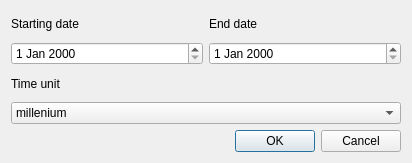
<?xml version="1.0" encoding="UTF-8"?>
<ui version="4.0">
 <class>NewTimeline</class>
 <widget class="QDialog" name="NewTimeline">
  <property name="geometry">
   <rect>
    <x>0</x>
    <y>0</y>
    <width>412</width>
    <height>163</height>
   </rect>
  </property>
  <property name="windowTitle">
   <string>Dialog</string>
  </property>
  <layout class="QVBoxLayout" name="verticalLayout_6">
   <item>
    <layout class="QVBoxLayout" name="verticalLayout_5">
     <item>
      <layout class="QHBoxLayout" name="horizontalLayout">
       <item>
        <layout class="QVBoxLayout" name="verticalLayout">
         <item>
          <widget class="QLabel" name="label">
           <property name="text">
            <string>Starting date</string>
           </property>
          </widget>
         </item>
         <item>
          <widget class="QDateEdit" name="StartDate"/>
         </item>
        </layout>
       </item>
       <item>
        <layout class="QVBoxLayout" name="verticalLayout_2">
         <item>
          <widget class="QLabel" name="label_2">
           <property name="text">
            <string>End date</string>
           </property>
          </widget>
         </item>
         <item>
          <widget class="QDateEdit" name="EndDate"/>
         </item>
        </layout>
       </item>
      </layout>
     </item>
     <item>
      <layout class="QHBoxLayout" name="horizontalLayout_2">
       <item>
        <layout class="QVBoxLayout" name="verticalLayout_3">
         <item>
          <widget class="QLabel" name="label_3">
           <property name="text">
            <string>Time unit</string>
           </property>
          </widget>
         </item>
         <item>
          <widget class="QComboBox" name="Unit">
           <item>
            <property name="text">
             <string>millenium</string>
            </property>
           </item>
           <item>
            <property name="text">
             <string>century</string>
            </property>
           </item>
           <item>
            <property name="text">
             <string>decade</string>
            </property>
           </item>
           <item>
            <property name="text">
             <string>year</string>
            </property>
           </item>
           <item>
            <property name="text">
             <string>month</string>
            </property>
           </item>
           <item>
            <property name="text">
             <string>week</string>
            </property>
           </item>
           <item>
            <property name="text">
             <string>day</string>
            </property>
           </item>
          </widget>
         </item>
        </layout>
       </item>
      </layout>
     </item>
    </layout>
   </item>
   <item>
    <widget class="QDialogButtonBox" name="buttonBox">
     <property name="orientation">
      <enum>Qt::Horizontal</enum>
     </property>
     <property name="standardButtons">
      <set>QDialogButtonBox::Cancel|QDialogButtonBox::Ok</set>
     </property>
    </widget>
   </item>
  </layout>
 </widget>
 <resources/>
 <connections>
  <connection>
   <sender>buttonBox</sender>
   <signal>rejected()</signal>
   <receiver>NewTimeline</receiver>
   <slot>reject()</slot>
   <hints>
    <hint type="sourcelabel">
     <x>316</x>
     <y>260</y>
    </hint>
    <hint type="destinationlabel">
     <x>286</x>
     <y>274</y>
    </hint>
   </hints>
  </connection>
 </connections>
</ui>
